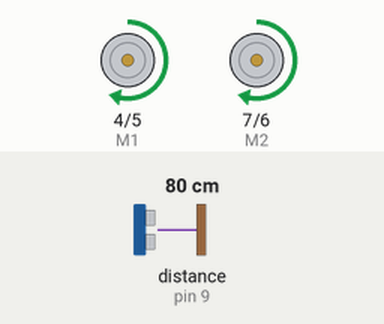
Recording of a sketch running on a simulated Arduino Uno, built with avr-gcc and run on an emulated ATmega328P. Shown: direction and speed pins drawn as motors (green arrow = direction pin HIGH = forward, orange = LOW = backward, longer = more drive). The inputs (shaded band) are chosen by the test bench; at power-on: distance to the obstacle (sensor on pin 9) 80 cm. The echo pulse lasts 58.3 µs per cm.

Above: at 1.2 s.
1.3 s: distance to the obstacle (sensor on pin 9) set to 16 cm
2.8 s: distance to the obstacle (sensor on pin 9) set to 13 cm
At 3.7 s:
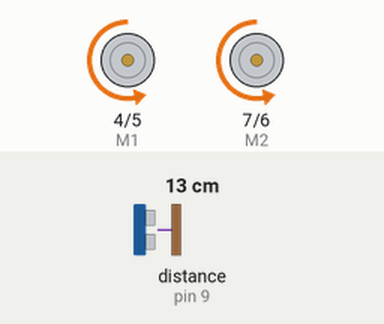
5.8 s: distance to the obstacle (sensor on pin 9) set to 18 cm
At 7.3 s:
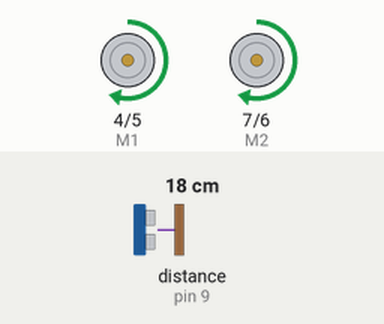
7.6 s: distance to the obstacle (sensor on pin 9) set to 2 cm
At 9.1 s:
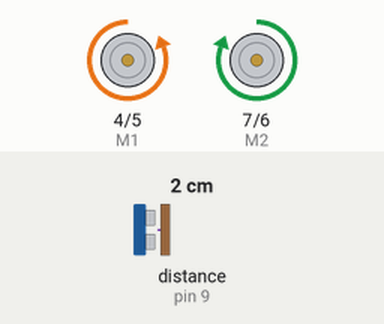
Timing chart, 0 to 11.6 s (numbered marks = the images above; inputs shaded):
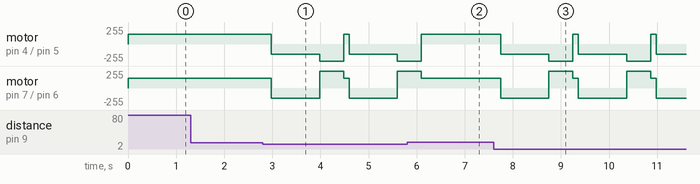

Measured:
- the behaviour switches between 15 and 14 cm on distance to the obstacle (sensor on pin 9) (found by bisection; images 0 and 1)
- after the input at 1.3 s, every drawn part: stays the same
- after the input at 5.8 s, motor on pin 4 (M1) / pin 5 (E1), motor on pin 7 (M2) / pin 6 (E2): goes on until 6.1 s, then stays forward 150/255

The sketch:

robot_wasd.ino
```cpp
#include <NewPing.h>

/*
 # Editor : Phoebe
 # Date   : 2012.11.6
 # Ver    : 0.1
 # Product: Cherokey 4WD Mobile Platform
 # SKU    : RBO0102

 # Description:
 # Drive 2 motors with this Cherokey 4WD Mobile Platform
 # Connect the D4,D5,D6,D7 to UNO digital 4,5,6,7

*/

#define E1 5     //M1 Speed Control
#define E2 6     //M2 Speed Control
#define M1 4     //M1 Direction Control
#define M2 7     //M1 Direction Control

#define TRIGGER_PIN  8
#define ECHO_PIN     9
#define MAX_DISTANCE 500

#define FORWARD 1
#define BACKUP_TURN 2
#define TURN 3

#define WALL 15

NewPing sonar(TRIGGER_PIN, ECHO_PIN, MAX_DISTANCE);

int state = FORWARD;

void stop(void)                    //Stop
{
  digitalWrite(E1,0);
  digitalWrite(M1,LOW);
  digitalWrite(E2,0);
  digitalWrite(M2,LOW);
}
void advance(char a,char b)          //Move forward
{
  analogWrite (E1,a);      //PWM Speed Control
  digitalWrite(M1,HIGH);
  analogWrite (E2,b);
  digitalWrite(M2,HIGH);
}
void back_off (char a,char b)          //Move backward
{
  analogWrite (E1,a);
  digitalWrite(M1,LOW);
  analogWrite (E2,b);
  digitalWrite(M2,LOW);
}
void turn_L (char a,char b)             //Turn Left
{
  analogWrite (E1,a);
  digitalWrite(M1,LOW);
  analogWrite (E2,b);
  digitalWrite(M2,HIGH);
}
void turn_R (char a,char b)             //Turn Right
{
  analogWrite (E1,a);
  digitalWrite(M1,HIGH);
  analogWrite (E2,b);
  digitalWrite(M2,LOW);
}

void bank_L (char a)             //Turn Right
{
  analogWrite (E1,a/24);
  digitalWrite(M1,HIGH);
  analogWrite (E2,a);
  digitalWrite(M2,HIGH);
}

void bank_R (char a)             //Turn Right
{
  analogWrite (E1,a);
  digitalWrite(M1,HIGH);
  analogWrite (E2,a/24);
  digitalWrite(M2,HIGH);
}

boolean is_wall(void) {
  int uS = sonar.ping_median();
  float cm = uS / US_ROUNDTRIP_CM;
  if ((cm > 0) && (cm < WALL)) {
    return true;
  }
  return false;
}

void setup(void)
{
  int i;
  for(i=4;i<=7;i++)
    pinMode(i, OUTPUT);
  digitalWrite(E1,LOW);
  digitalWrite(E2,LOW);

}

void loop(void)
{
  advance(150, 150);
  if (is_wall()) {
      back_off(150, 150);
      delay(1000);
      turn_L(255, 255);
      delay(500);
  }
}
```
